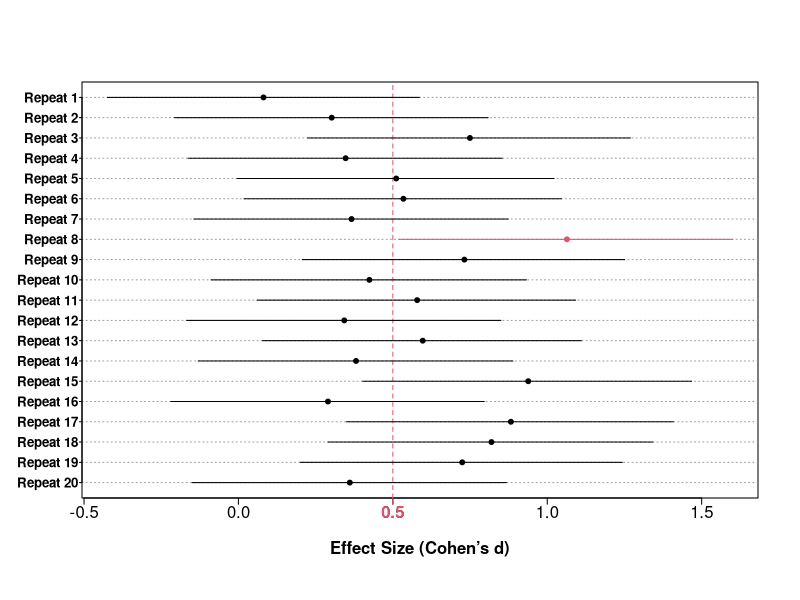

Write the R code that produced this figure.
d.CI.sim <- function(d, n1, n2 = NA, conf.level = .95, n.sim = 5, ylabel = TRUE){
  
CI.d <- function(da = d, n1a = n1, n2a = n2, conf.levela = conf.level){
  
alpha = (1 - conf.levela)/2
    N = ifelse(is.na(n2a), n1a, (n1a * n2a)/(n1a + n2a))
   df = ifelse(is.na(n2a), n1a - 1, (n1a + n2a) - 2)
 d.SE = 1/sqrt(N)  ;   t = da/d.SE
    
f <- function (ncp, alpha, q, df) {
    abs(suppressWarnings(pt(q = t, df = df, ncp, lower.tail = FALSE)) - alpha)
  }
    
a = lapply(14:ifelse(da!= 0, da*sqrt(N)+5, 30), function(x) c(-x, x))
    
CI = matrix(NA, length(a), 2)
    
for(i in 1:length(a)){    
CI[i,] = sapply(c(alpha, 1-alpha),
function(x) optimize(f, interval = a[[i]], alpha = x, q = t, df = df, tol = 1e-12)[[1]]*d.SE)
  }  
    
CI[which.max(ave(1:nrow(CI), do.call(paste, round(data.frame(CI), 3)), FUN = seq_along)), ]
  }
    
fun <- function(db = d, n1b = n1, n2b = n2, conf.levelb = conf.level){ 
  
   N = ifelse(is.na(n2b), n1b, (n1b * n2b)/(n1b + n2b))
  df = ifelse(is.na(n2b), n1b - 1, (n1b + n2b) - 2)
d.SE = 1/sqrt(N)  ;   t = db/d.SE
    
  ds = rt(1, df, t)*d.SE
c(CI = CI.d(da = ds, n1a = n1, n2a = n2, conf.levela = conf.level), ds = ds)
  }
  
  sim <- t(replicate(n.sim, fun()))
  capture = sim[ ,1] <= d & d <= sim[ ,2]

  par(mgp = c(2, .2, 0), tck = -.015)    
  plot(sim[, 1:2], rep(1:n.sim, 2), ty = "n", ylab = NA, yaxt = "n", xlab = "Effect Size (Cohen’s d)", font.lab = 2)
  axis(1, at = d, col.axis = 2, col = 2, font = 2)
  abline(h = 1:n.sim, col = 8, lty = 3)
  if(ylabel) axis(2, at = 1:n.sim, labels = paste0("Repeat ", rev(1:n.sim)), font = 2, las = 1, cex.axis = .8, tck = -.006)
  abline(v = d, lty = 2, col = 2) 
  segments(sim[ ,1], 1:n.sim, sim[ ,2], 1:n.sim, lend = 1, col = ifelse(capture, 1, 2))
  points(sim[, 3], 1:n.sim, pch = 19, col = ifelse(capture, 1, 2), cex = ifelse(n.sim > 50, .6, .65))
  
  noquote(paste0("Coverage = ", mean(capture)*1e2, "%")) 
}
# Example of use:
d.CI.sim(d = .5, n1 = 30, n2 = 30, n.sim = 20)
